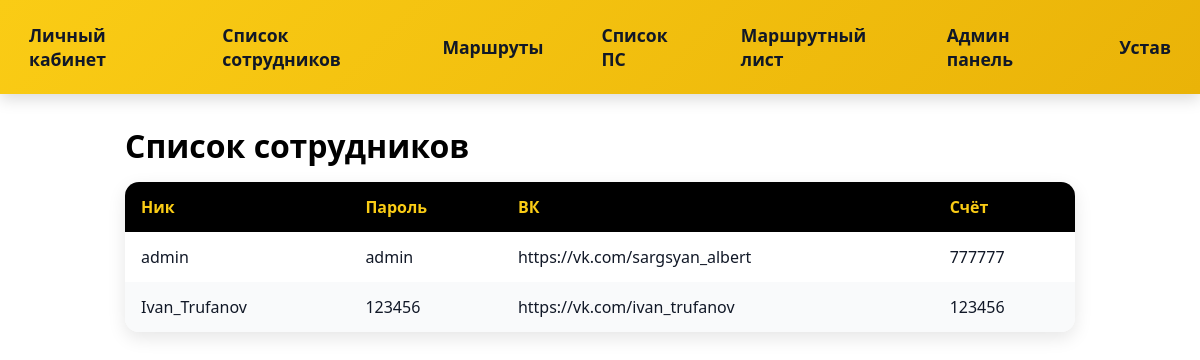
The page /employees on the database its author committed.
### tables this page shows
CREATE TABLE users (
            id INTEGER PRIMARY KEY AUTOINCREMENT,
            login TEXT NOT NULL,
            password TEXT NOT NULL,
            vk TEXT NOT NULL,
            account INTEGER NOT NULL
        );

### flask_app.py (the view)
@app.route("/employees")
def employees():
    return render_template("employees.html", users=db.get_users(),
                            user=db.get_user(request.args.get("login")))

### User.py (called while the page is built)
    @staticmethod
    def to_user(data):
        if type(data) in [list, tuple]:
            return User(data[0], data[1], data[2], data[3])
        if type(data) == dict:
            return User(data["login"], data["password"], data["vk"], data["account"])

### db.py (called while the page is built)
def get_user(login:str):
    conn = sql.connect(DB_FILE_NAME)
    cursor = conn.cursor()
    cursor.execute("SELECT login, password, vk, account FROM users WHERE login = ?", (login,))
    user = cursor.fetchone()
    conn.close()
    return User.to_user(user)

def get_users() -> list[User]:
    conn = sql.connect(DB_FILE_NAME)
    cursor = conn.cursor()
    cursor.execute("SELECT login, password, vk, account FROM users")
    users = cursor.fetchall()
    conn.close()
    users = [User.to_user(user) for user in users]
    return users

### templates/employees.html (shortened to what this page needs)
<!doctype html>
<html lang="ru">
<head>
  <link rel="stylesheet" href="style.css">
</head>
<body>
  <div class="navbar">
    <a href="employee_dashboard?login={{user.login}}">Личный кабинет</a>
    <a href="employees?login={{user.login}}">Список сотрудников</a>
    <a href="routes?login={{user.login}}">Маршруты</a>
    <a href="vehicles?login={{user.login}}">Список ПС</a>
    <a href="submit_route?login={{user.login}}">Маршрутный лист</a>
    <a href="admin_panel?login={{user.login}}">Админ панель</a>
    <a href="charter?login={{user.login}}">Устав</a>
  </div>
  <div class="container">
    <h1>Список сотрудников</h1>
    <table class="table">
      <thead>
        <tr>
          <th>Ник</th>
          <th>Пароль</th>
          <th>ВК</th>
          <th>Счёт</th>
        </tr>
      </thead>
      <tbody>
        {% for user in users %}
        <tr>
          <td>{{ user.login }}</td>
          <td>{{ user.password }}</td>
          <td>{{ user.vk }}</td>
          <td>{{ user.account }}</td>
        </tr>
        {% endfor %}
      </tbody>
    </table>
  </div>
</body>
</html>

### rows shown on the page
users: login "admin", password "admin", vk "https://vk.com/sargsyan_albert", account "777777"
users: login "Ivan_Trufanov", password "123456", vk "https://vk.com/ivan_trufanov", account "123456"
